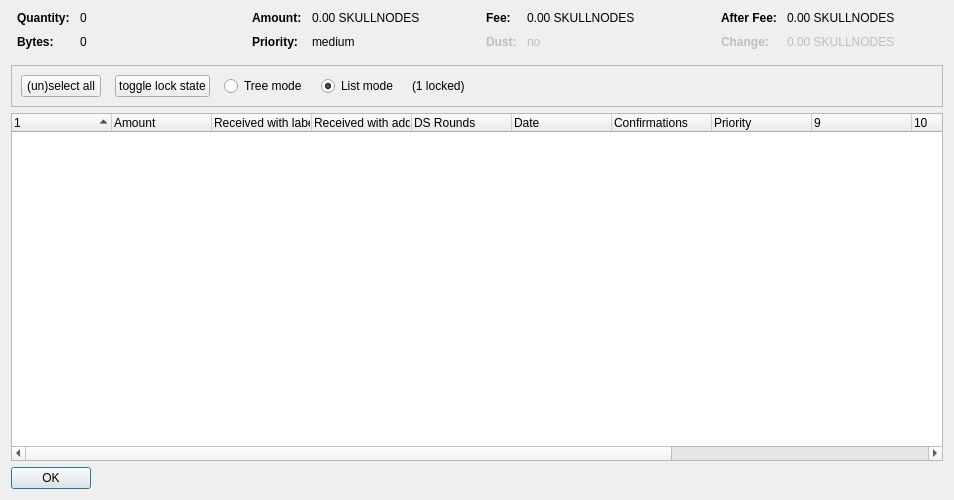
<?xml version="1.0" encoding="UTF-8"?>
<ui version="4.0">
 <class>CoinControlDialog</class>
 <widget class="QDialog" name="CoinControlDialog">
  <property name="geometry">
   <rect>
    <x>0</x>
    <y>0</y>
    <width>954</width>
    <height>500</height>
   </rect>
  </property>
  <property name="windowTitle">
   <string>Coin Selection</string>
  </property>
  <layout class="QVBoxLayout" name="verticalLayout">
   <item>
    <layout class="QHBoxLayout" name="horizontalLayoutTop" stretch="0,0,0,0">
     <property name="topMargin">
      <number>0</number>
     </property>
     <property name="bottomMargin">
      <number>10</number>
     </property>
     <item>
      <layout class="QFormLayout" name="formLayoutCoinControl1">
       <property name="horizontalSpacing">
        <number>10</number>
       </property>
       <property name="verticalSpacing">
        <number>10</number>
       </property>
       <property name="leftMargin">
        <number>6</number>
       </property>
       <property name="rightMargin">
        <number>6</number>
       </property>
       <item row="0" column="0">
        <widget class="QLabel" name="labelCoinControlQuantityText">
         <property name="font">
          <font>
           <weight>75</weight>
           <bold>true</bold>
          </font>
         </property>
         <property name="text">
          <string>Quantity:</string>
         </property>
        </widget>
       </item>
       <item row="0" column="1">
        <widget class="QLabel" name="labelCoinControlQuantity">
         <property name="cursor">
          <cursorShape>IBeamCursor</cursorShape>
         </property>
         <property name="contextMenuPolicy">
          <enum>Qt::ActionsContextMenu</enum>
         </property>
         <property name="text">
          <string notr="true">0</string>
         </property>
         <property name="textInteractionFlags">
          <set>Qt::LinksAccessibleByMouse|Qt::TextSelectableByKeyboard|Qt::TextSelectableByMouse</set>
         </property>
        </widget>
       </item>
       <item row="1" column="0">
        <widget class="QLabel" name="labelCoinControlBytesText">
         <property name="font">
          <font>
           <weight>75</weight>
           <bold>true</bold>
          </font>
         </property>
         <property name="text">
          <string>Bytes:</string>
         </property>
        </widget>
       </item>
       <item row="1" column="1">
        <widget class="QLabel" name="labelCoinControlBytes">
         <property name="cursor">
          <cursorShape>IBeamCursor</cursorShape>
         </property>
         <property name="contextMenuPolicy">
          <enum>Qt::ActionsContextMenu</enum>
         </property>
         <property name="text">
          <string notr="true">0</string>
         </property>
         <property name="textInteractionFlags">
          <set>Qt::LinksAccessibleByMouse|Qt::TextSelectableByKeyboard|Qt::TextSelectableByMouse</set>
         </property>
        </widget>
       </item>
      </layout>
     </item>
     <item>
      <layout class="QFormLayout" name="formLayoutCoinControl2">
       <property name="horizontalSpacing">
        <number>10</number>
       </property>
       <property name="verticalSpacing">
        <number>10</number>
       </property>
       <property name="leftMargin">
        <number>6</number>
       </property>
       <property name="rightMargin">
        <number>6</number>
       </property>
       <item row="0" column="0">
        <widget class="QLabel" name="labelCoinControlAmountText">
         <property name="font">
          <font>
           <weight>75</weight>
           <bold>true</bold>
          </font>
         </property>
         <property name="text">
          <string>Amount:</string>
         </property>
        </widget>
       </item>
       <item row="0" column="1">
        <widget class="QLabel" name="labelCoinControlAmount">
         <property name="cursor">
          <cursorShape>IBeamCursor</cursorShape>
         </property>
         <property name="contextMenuPolicy">
          <enum>Qt::ActionsContextMenu</enum>
         </property>
         <property name="text">
          <string notr="true">0.00 SKULLNODES</string>
         </property>
         <property name="textInteractionFlags">
          <set>Qt::LinksAccessibleByMouse|Qt::TextSelectableByKeyboard|Qt::TextSelectableByMouse</set>
         </property>
        </widget>
       </item>
       <item row="1" column="0">
        <widget class="QLabel" name="labelCoinControlPriorityText">
         <property name="font">
          <font>
           <weight>75</weight>
           <bold>true</bold>
          </font>
         </property>
         <property name="text">
          <string>Priority:</string>
         </property>
        </widget>
       </item>
       <item row="1" column="1">
        <widget class="QLabel" name="labelCoinControlPriority">
         <property name="cursor">
          <cursorShape>IBeamCursor</cursorShape>
         </property>
         <property name="contextMenuPolicy">
          <enum>Qt::ActionsContextMenu</enum>
         </property>
         <property name="text">
          <string>medium</string>
         </property>
         <property name="textInteractionFlags">
          <set>Qt::LinksAccessibleByMouse|Qt::TextSelectableByKeyboard|Qt::TextSelectableByMouse</set>
         </property>
        </widget>
       </item>
      </layout>
     </item>
     <item>
      <layout class="QFormLayout" name="formLayoutCoinControl3">
       <property name="horizontalSpacing">
        <number>10</number>
       </property>
       <property name="verticalSpacing">
        <number>10</number>
       </property>
       <property name="leftMargin">
        <number>6</number>
       </property>
       <property name="rightMargin">
        <number>6</number>
       </property>
       <item row="0" column="0">
        <widget class="QLabel" name="labelCoinControlFeeText">
         <property name="font">
          <font>
           <weight>75</weight>
           <bold>true</bold>
          </font>
         </property>
         <property name="text">
          <string>Fee:</string>
         </property>
        </widget>
       </item>
       <item row="0" column="1">
        <widget class="QLabel" name="labelCoinControlFee">
         <property name="cursor">
          <cursorShape>IBeamCursor</cursorShape>
         </property>
         <property name="contextMenuPolicy">
          <enum>Qt::ActionsContextMenu</enum>
         </property>
         <property name="text">
          <string notr="true">0.00 SKULLNODES</string>
         </property>
         <property name="textInteractionFlags">
          <set>Qt::LinksAccessibleByMouse|Qt::TextSelectableByKeyboard|Qt::TextSelectableByMouse</set>
         </property>
        </widget>
       </item>
       <item row="1" column="0">
        <widget class="QLabel" name="labelCoinControlLowOutputText">
         <property name="enabled">
          <bool>false</bool>
         </property>
         <property name="font">
          <font>
           <weight>75</weight>
           <bold>true</bold>
          </font>
         </property>
         <property name="text">
          <string>Dust:</string>
         </property>
        </widget>
       </item>
       <item row="1" column="1">
        <widget class="QLabel" name="labelCoinControlLowOutput">
         <property name="enabled">
          <bool>false</bool>
         </property>
         <property name="cursor">
          <cursorShape>IBeamCursor</cursorShape>
         </property>
         <property name="contextMenuPolicy">
          <enum>Qt::ActionsContextMenu</enum>
         </property>
         <property name="text">
          <string>no</string>
         </property>
         <property name="textInteractionFlags">
          <set>Qt::LinksAccessibleByMouse|Qt::TextSelectableByKeyboard|Qt::TextSelectableByMouse</set>
         </property>
        </widget>
       </item>
      </layout>
     </item>
     <item>
      <layout class="QFormLayout" name="formLayoutCoinControl4">
       <property name="horizontalSpacing">
        <number>10</number>
       </property>
       <property name="verticalSpacing">
        <number>10</number>
       </property>
       <property name="leftMargin">
        <number>6</number>
       </property>
       <property name="rightMargin">
        <number>6</number>
       </property>
       <item row="0" column="0">
        <widget class="QLabel" name="labelCoinControlAfterFeeText">
         <property name="font">
          <font>
           <weight>75</weight>
           <bold>true</bold>
          </font>
         </property>
         <property name="text">
          <string>After Fee:</string>
         </property>
        </widget>
       </item>
       <item row="0" column="1">
        <widget class="QLabel" name="labelCoinControlAfterFee">
         <property name="cursor">
          <cursorShape>IBeamCursor</cursorShape>
         </property>
         <property name="contextMenuPolicy">
          <enum>Qt::ActionsContextMenu</enum>
         </property>
         <property name="text">
          <string notr="true">0.00 SKULLNODES</string>
         </property>
         <property name="textInteractionFlags">
          <set>Qt::LinksAccessibleByMouse|Qt::TextSelectableByKeyboard|Qt::TextSelectableByMouse</set>
         </property>
        </widget>
       </item>
       <item row="1" column="0">
        <widget class="QLabel" name="labelCoinControlChangeText">
         <property name="enabled">
          <bool>false</bool>
         </property>
         <property name="font">
          <font>
           <weight>75</weight>
           <bold>true</bold>
          </font>
         </property>
         <property name="text">
          <string>Change:</string>
         </property>
        </widget>
       </item>
       <item row="1" column="1">
        <widget class="QLabel" name="labelCoinControlChange">
         <property name="enabled">
          <bool>false</bool>
         </property>
         <property name="cursor">
          <cursorShape>IBeamCursor</cursorShape>
         </property>
         <property name="contextMenuPolicy">
          <enum>Qt::ActionsContextMenu</enum>
         </property>
         <property name="text">
          <string notr="true">0.00 SKULLNODES</string>
         </property>
         <property name="textInteractionFlags">
          <set>Qt::LinksAccessibleByMouse|Qt::TextSelectableByKeyboard|Qt::TextSelectableByMouse</set>
         </property>
        </widget>
       </item>
      </layout>
     </item>
    </layout>
   </item>
   <item>
    <widget class="QFrame" name="frame">
     <property name="minimumSize">
      <size>
       <width>0</width>
       <height>40</height>
      </size>
     </property>
     <property name="frameShape">
      <enum>QFrame::StyledPanel</enum>
     </property>
     <property name="frameShadow">
      <enum>QFrame::Sunken</enum>
     </property>
     <layout class="QHBoxLayout" name="horizontalLayout">
      <item>
       <layout class="QHBoxLayout" name="horizontalLayoutPanel" stretch="0,0,0,0,0,0">
        <property name="spacing">
         <number>14</number>
        </property>
        <item>
         <widget class="QPushButton" name="pushButtonSelectAll">
          <property name="sizePolicy">
           <sizepolicy hsizetype="Maximum" vsizetype="Fixed">
            <horstretch>0</horstretch>
            <verstretch>0</verstretch>
           </sizepolicy>
          </property>
          <property name="text">
           <string>(un)select all</string>
          </property>
          <property name="autoDefault">
           <bool>false</bool>
          </property>
         </widget>
        </item>
        <item>
         <widget class="QPushButton" name="pushButtonToggleLock">
          <property name="sizePolicy">
           <sizepolicy hsizetype="Maximum" vsizetype="Fixed">
            <horstretch>0</horstretch>
            <verstretch>0</verstretch>
           </sizepolicy>
          </property>
          <property name="text">
           <string>toggle lock state</string>
          </property>
          <property name="autoDefault">
           <bool>false</bool>
          </property>
         </widget>
        </item>
        <item>
         <widget class="QRadioButton" name="radioTreeMode">
          <property name="sizePolicy">
           <sizepolicy hsizetype="Maximum" vsizetype="Fixed">
            <horstretch>0</horstretch>
            <verstretch>0</verstretch>
           </sizepolicy>
          </property>
          <property name="text">
           <string>Tree mode</string>
          </property>
         </widget>
        </item>
        <item>
         <widget class="QRadioButton" name="radioListMode">
          <property name="sizePolicy">
           <sizepolicy hsizetype="Maximum" vsizetype="Fixed">
            <horstretch>0</horstretch>
            <verstretch>0</verstretch>
           </sizepolicy>
          </property>
          <property name="text">
           <string>List mode</string>
          </property>
          <property name="checked">
           <bool>true</bool>
          </property>
         </widget>
        </item>
        <item>
         <widget class="QLabel" name="labelLocked">
          <property name="text">
           <string>(1 locked)</string>
          </property>
         </widget>
        </item>
        <item>
         <spacer name="horizontalSpacer">
          <property name="orientation">
           <enum>Qt::Horizontal</enum>
          </property>
          <property name="sizeHint" stdset="0">
           <size>
            <width>40</width>
            <height>20</height>
           </size>
          </property>
         </spacer>
        </item>
       </layout>
      </item>
     </layout>
    </widget>
   </item>
   <item>
    <widget class="CoinControlTreeWidget" name="treeWidget">
     <property name="contextMenuPolicy">
      <enum>Qt::CustomContextMenu</enum>
     </property>
     <property name="sortingEnabled">
      <bool>false</bool>
     </property>
     <property name="columnCount">
      <number>13</number>
     </property>
     <attribute name="headerShowSortIndicator" stdset="0">
      <bool>true</bool>
     </attribute>
     <attribute name="headerStretchLastSection">
      <bool>false</bool>
     </attribute>
     <column>
      <property name="text">
       <string/>
      </property>
     </column>
     <column>
      <property name="text">
       <string>Amount</string>
      </property>
     </column>
     <column>
      <property name="text">
       <string>Received with label</string>
      </property>
     </column>
     <column>
      <property name="text">
       <string>Received with address</string>
      </property>
     </column>
     <column>
      <property name="text">
       <string>DS Rounds</string>
      </property>
     </column>
     <column>
      <property name="text">
       <string>Date</string>
      </property>
     </column>
     <column>
      <property name="text">
       <string>Confirmations</string>
      </property>
      <property name="toolTip">
       <string>Confirmed</string>
      </property>
     </column>
     <column>
      <property name="text">
       <string>Priority</string>
      </property>
     </column>
     <column>
      <property name="text">
       <string/>
      </property>
     </column>
     <column>
      <property name="text">
       <string/>
      </property>
     </column>
     <column>
      <property name="text">
       <string/>
      </property>
     </column>
     <column>
      <property name="text">
       <string/>
      </property>
     </column>
     <column>
      <property name="text">
       <string/>
      </property>
     </column>
    </widget>
   </item>
   <item>
    <widget class="QDialogButtonBox" name="buttonBox">
     <property name="sizePolicy">
      <sizepolicy hsizetype="Maximum" vsizetype="Fixed">
       <horstretch>0</horstretch>
       <verstretch>0</verstretch>
      </sizepolicy>
     </property>
     <property name="orientation">
      <enum>Qt::Horizontal</enum>
     </property>
     <property name="standardButtons">
      <set>QDialogButtonBox::Ok</set>
     </property>
    </widget>
   </item>
  </layout>
 </widget>
 <customwidgets>
  <customwidget>
   <class>CoinControlTreeWidget</class>
   <extends>QTreeWidget</extends>
   <header>coincontroltreewidget.h</header>
  </customwidget>
 </customwidgets>
 <resources/>
 <connections/>
</ui>
